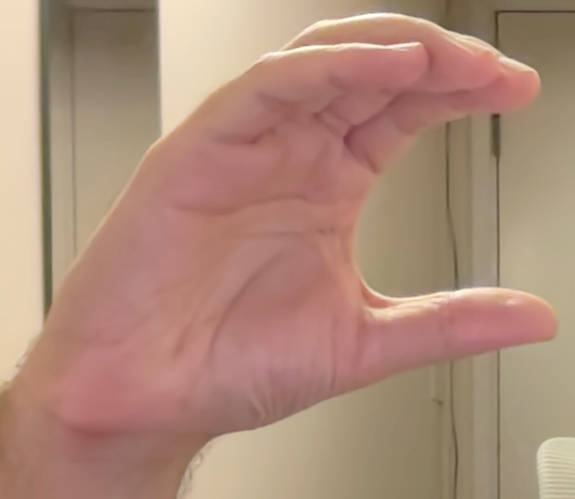
#> input picture misc/img_2.png, 575 x 499 px, given in place of the camera
$ python common_colors.py
#> lines starting #> are read from the running program, lines starting #| are printed output that depends on the picture; after the words box and inside, x2 and y2 are one past the last pixel; in counts of white or black regions, pixels touching at a corner belong together
#> further down, frame is the input picture: shape (499, 575, 3); mean B, G, R 121.3, 139.4, 173.5
#> `cv2.circle(frame, (width // 2, height // 2), 5, (0, 255, 0), -1)`: frame: shape (499, 575, 3); 0.03% of pixels changed, all inside (x1, y1, x2, y2) = (315, 235, 326, 246)
#> (key q is pressed here)
import cv2
import matplotlib.pyplot as plt
import numpy as np


def get_color_bounds(image):
    hsv = cv2.cvtColor(image, cv2.COLOR_BGR2HSV)[
          width // 2 - 5: width // 2 + 5,
          height // 2 - 5: height // 2 + 5,
          :
          ].mean(axis=(0, 1))
#> hsv = [3.13, 88.8, 174.5]

    color = np.uint8([[hsv]])
#> color = [[3, 88, 174]]
    color = cv2.cvtColor(color, cv2.COLOR_HSV2RGB)
#> color = [[174, 120, 114]]
    plt.imshow(color)
    plt.show()
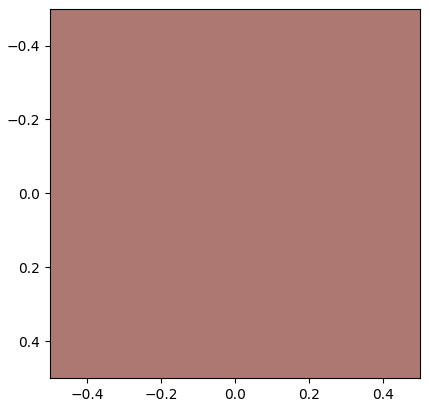
#> figure drawn by matplotlib, 1 panel

    lower_bound = np.array([hsv[0] - 10, hsv[1] - 25, hsv[2] - 50])
#> lower_bound = [-6.87, 63.8, 124.5]
    upper_bound = np.array([hsv[0] + 10, hsv[1] + 25, hsv[2] + 50])
#> upper_bound = [13.13, 113.8, 224.5]

    return lower_bound, upper_bound


lower_bound, upper_bound = None, None

cap = cv2.VideoCapture(0)
width, height = 640, 480
cap.set(3, width)
cap.set(4, height)

cv2.namedWindow("Frame", cv2.WINDOW_NORMAL)
cv2.namedWindow("ROI", cv2.WINDOW_NORMAL)

while True:
    ret, frame = cap.read()

    cv2.circle(frame, (width // 2, height // 2), 5, (0, 255, 0), -1)

    if not ret or frame is None:
        continue

    cv2.imshow("Frame", frame)
    if cv2.waitKey(1) & 0xFF == ord('q'):
        lower_bound, upper_bound = get_color_bounds(frame)
#> lower_bound = [-6.87, 63.8, 124.5]; upper_bound = [13.13, 113.8, 224.5]
        break

while True:
    ret, frame = cap.read()

    if not ret or frame is None:
        continue

    img = frame

    mask = cv2.inRange(cv2.cvtColor(img, cv2.COLOR_BGR2HSV), lower_bound, upper_bound)
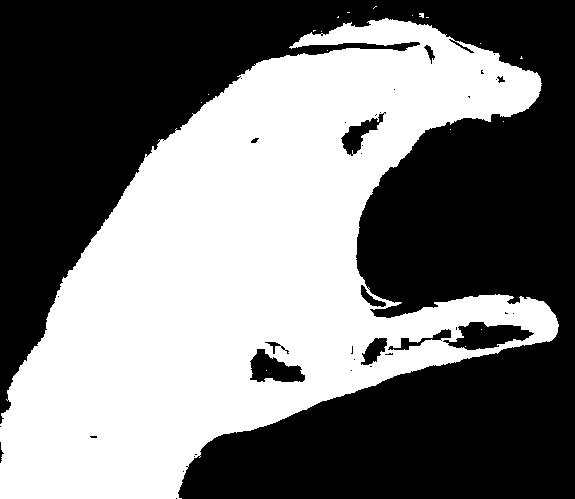
#> mask: shape (499, 575); 46.4% white; 19 white regions (17 under 20 px)

    contours, _ = cv2.findContours(mask, cv2.RETR_EXTERNAL, cv2.CHAIN_APPROX_SIMPLE)
#> contours = 16 contours, 15 with area under 20; largest, box (x1, y1, x2, y2) and area: (0, 18, 559, 499) 136460
    mask = np.zeros_like(mask)
    largest_contour = max(contours, key=cv2.contourArea)
#> largest_contour = contour of 1217 points, box (x1, y1, x2, y2) (0, 18, 559, 499), area 136460
    cv2.drawContours(mask, [largest_contour], -1, 255, -1)
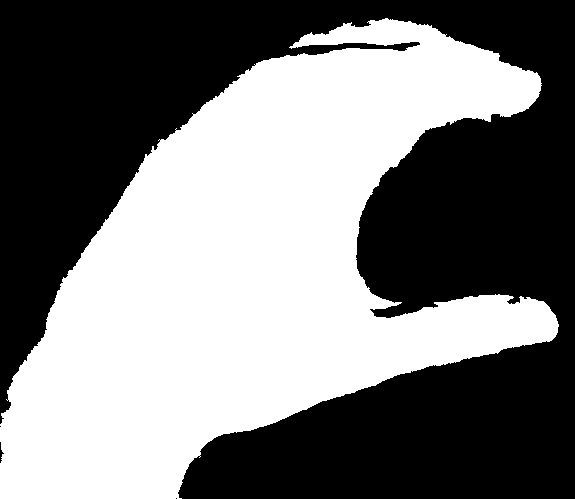
#> mask: shape (499, 575); 48% white; 1 white region, box (x1, y1, x2, y2) and area: (0, 18, 559, 499) 137652

    x, y, w, h = cv2.boundingRect(largest_contour)
#> x = 0; y = 18; w = 559; h = 481
    square_size = max(w, h)
#> square_size = 559

    centroid = (x + w // 2, y + h // 2)
#> centroid = (279, 258)

    x1 = max(centroid[0] - square_size // 2, 0)
#> x1 = 0
    y1 = max(centroid[1] - square_size // 2, 0)
#> y1 = 0
    x2 = min(centroid[0] + square_size // 2, img.shape[1])
#> x2 = 558
    y2 = min(centroid[1] + square_size // 2, img.shape[0])
#> y2 = 499

    kernel = np.ones((5, 5), np.uint8)
    mask = cv2.dilate(mask, kernel, iterations=1)
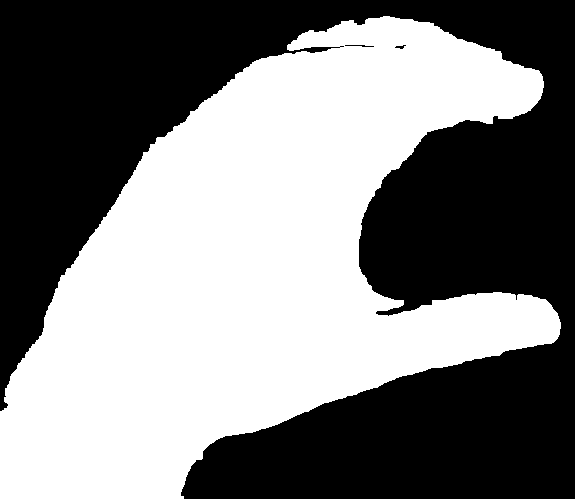
#> mask: shape (499, 575); 49.9% white; 1 white region, box (x1, y1, x2, y2) and area: (0, 16, 561, 499) 143233
    mask = cv2.erode(mask, kernel, iterations=1)
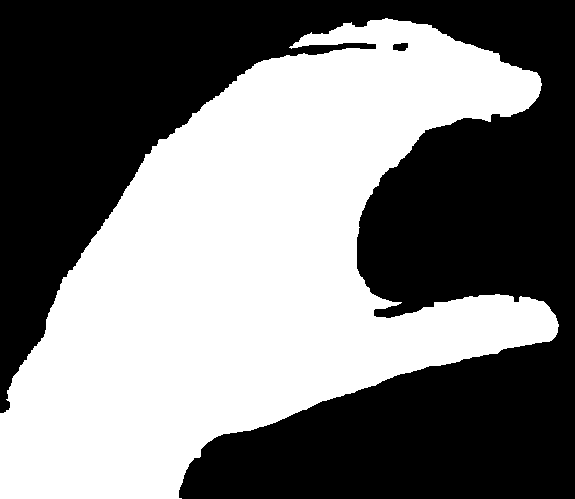
#> mask: shape (499, 575); 48.1% white; 1 white region, box (x1, y1, x2, y2) and area: (0, 18, 559, 499) 138069

    result = cv2.bitwise_and(img, img, mask=mask)
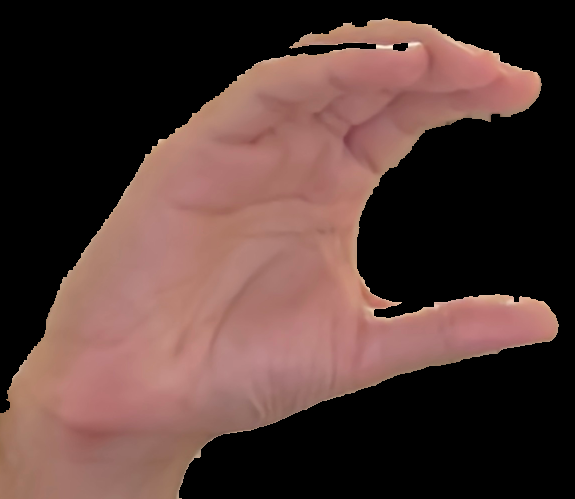
#> result: shape (499, 575, 3); mean B, G, R 54.2, 58.8, 84
    result = cv2.cvtColor(result, cv2.COLOR_BGR2GRAY)
#> result: shape (499, 575)
    cv2.rectangle(result, (x1, y1), (x2, y2), (255, 255, 255), 2)
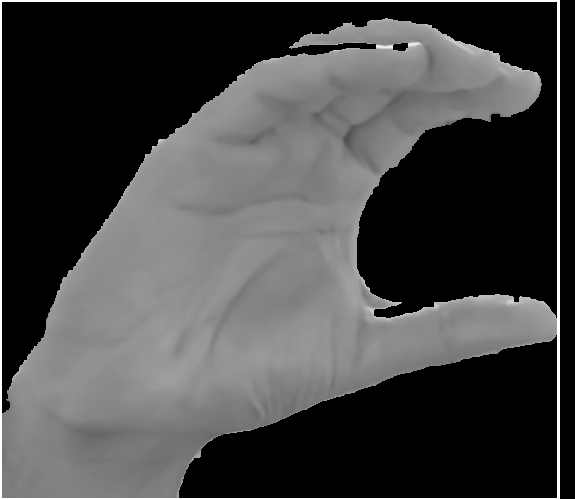
#> result: shape (499, 575); min 0, max 255, mean 69.3

    cv2.imshow("ROI", result)

    if cv2.waitKey(1) & 0xFF == ord('q'):
#> (key q is pressed here)
        break

cap.release()
cv2.destroyAllWindows()
